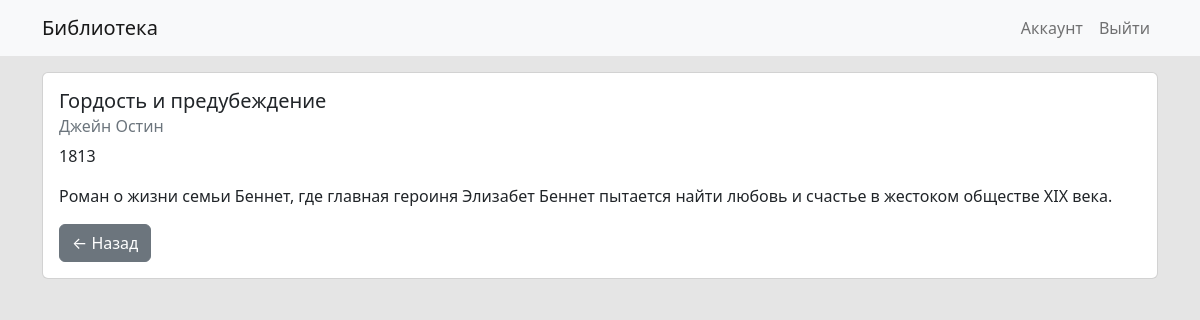
Page /book/3 on the committed database.
### app/models/models.py (models this page shows, shortened)
class Book(db.Model):
    id = db.Column(db.Integer, primary_key=True)
    title = db.Column(db.String(80), nullable=False)
    author = db.Column(db.String(80), nullable=False)
    year = db.Column(db.Integer, nullable=False)
    description = db.Column(db.String(500), nullable=False)

### app/routes/routes.py (the view)
@app_route.route('/book/<int:book_id>')
def book_detail(book_id):
    book = Book.query.get_or_404(book_id)
    return render_template('book.html', book=book)

### app/templates/book.html (shortened to what this page needs)
{% extends 'base.html' %}
{% block content %}
<div class="card">
    <div class="card-body">
        <h5 class="card-title">{{ book.title }}</h5>
        <h6 class="card-subtitle mb-2 text-muted">{{ book.author }}</h6>
        <p class="card-text">{{book.year}}</p>
        <p class="card-text">{{ book.description }}</p>
        <a href="{{ url_for('route.books') }}" class="btn btn-secondary">&larr; Назад</a>
    </div>
</div>
{% endblock %}

### app/static/custom.css (style rules this page uses)
body { background-color: #e5e5e5; }

### rows in the picture
Book: title "Гордость и предубеждение", author "Джейн Остин", year "1813", description "Роман о жизни семьи Беннет, где главная героиня Элизабет Беннет пытается найти любовь и счастье в жестоком обществе XIX века."
